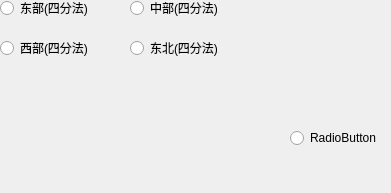
         <widget class="QWidget" name="page_19">
          <property name="geometry">
           <rect>
            <x>0</x>
            <y>0</y>
            <width>391</width>
            <height>193</height>
           </rect>
          </property>
          <attribute name="label">
           <string>按地带四分法</string>
          </attribute>
          <widget class="QRadioButton" name="radioButton_176">
           <property name="geometry">
            <rect>
             <x>0</x>
             <y>0</y>
             <width>121</width>
             <height>16</height>
            </rect>
           </property>
           <property name="text">
            <string>东部(四分法)</string>
           </property>
          </widget>
          <widget class="QRadioButton" name="radioButton_177">
           <property name="geometry">
            <rect>
             <x>130</x>
             <y>0</y>
             <width>121</width>
             <height>16</height>
            </rect>
           </property>
           <property name="text">
            <string>中部(四分法)</string>
           </property>
          </widget>
          <widget class="QRadioButton" name="radioButton_178">
           <property name="geometry">
            <rect>
             <x>0</x>
             <y>40</y>
             <width>121</width>
             <height>16</height>
            </rect>
           </property>
           <property name="text">
            <string>西部(四分法)</string>
           </property>
          </widget>
          <widget class="QRadioButton" name="radioButton_179">
           <property name="geometry">
            <rect>
             <x>130</x>
             <y>40</y>
             <width>121</width>
             <height>16</height>
            </rect>
           </property>
           <property name="text">
            <string>东北(四分法)</string>
           </property>
          </widget>
          <widget class="QRadioButton" name="radioButton_180">
           <property name="geometry">
            <rect>
             <x>290</x>
             <y>130</y>
             <width>89</width>
             <height>16</height>
            </rect>
           </property>
           <property name="text">
            <string>RadioButton</string>
           </property>
          </widget>
         </widget>
